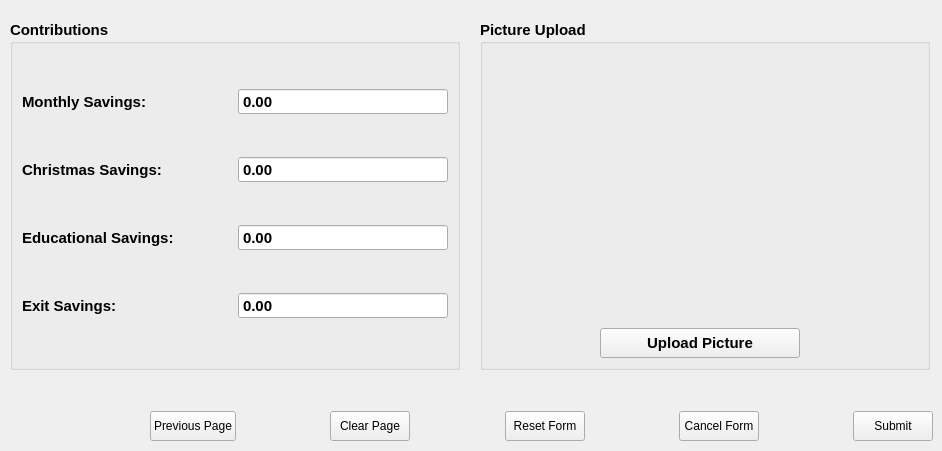
           <widget class="QWidget" name="accountTab_2">
            <attribute name="title">
             <string>Account Info and Submission</string>
            </attribute>
            <widget class="QGroupBox" name="groupBox_18">
             <property name="geometry">
              <rect>
               <x>10</x>
               <y>20</y>
               <width>450</width>
               <height>350</height>
              </rect>
             </property>
             <property name="minimumSize">
              <size>
               <width>450</width>
               <height>350</height>
              </size>
             </property>
             <property name="maximumSize">
              <size>
               <width>450</width>
               <height>350</height>
              </size>
             </property>
             <property name="font">
              <font>
               <pointsize>11</pointsize>
               <weight>75</weight>
               <bold>true</bold>
              </font>
             </property>
             <property name="title">
              <string>Contributions</string>
             </property>
             <layout class="QGridLayout" name="gridLayout_42">
              <item row="0" column="0">
               <widget class="QLabel" name="label_137">
                <property name="font">
                 <font>
                  <pointsize>11</pointsize>
                 </font>
                </property>
                <property name="text">
                 <string>Monthly Savings:</string>
                </property>
               </widget>
              </item>
              <item row="1" column="0">
               <widget class="QLabel" name="label_139">
                <property name="font">
                 <font>
                  <pointsize>11</pointsize>
                 </font>
                </property>
                <property name="text">
                 <string>Christmas Savings:</string>
                </property>
               </widget>
              </item>
              <item row="2" column="0">
               <widget class="QLabel" name="label_141">
                <property name="font">
                 <font>
                  <pointsize>11</pointsize>
                 </font>
                </property>
                <property name="text">
                 <string>Educational Savings:</string>
                </property>
               </widget>
              </item>
              <item row="3" column="0">
               <widget class="QLabel" name="label_143">
                <property name="font">
                 <font>
                  <pointsize>11</pointsize>
                 </font>
                </property>
                <property name="text">
                 <string>Exit Savings:</string>
                </property>
               </widget>
              </item>
              <item row="0" column="2">
               <widget class="QDoubleSpinBox" name="monthlyDoubleSpinBox_2">
                <property name="font">
                 <font>
                  <pointsize>11</pointsize>
                 </font>
                </property>
                <property name="buttonSymbols">
                 <enum>QAbstractSpinBox::NoButtons</enum>
                </property>
                <property name="maximum">
                 <double>9999999999.989999771118164</double>
                </property>
               </widget>
              </item>
              <item row="1" column="2">
               <widget class="QDoubleSpinBox" name="xmasDoubleSpinBox_2">
                <property name="font">
                 <font>
                  <pointsize>11</pointsize>
                 </font>
                </property>
                <property name="buttonSymbols">
                 <enum>QAbstractSpinBox::NoButtons</enum>
                </property>
                <property name="maximum">
                 <double>9999999999.989999771118164</double>
                </property>
               </widget>
              </item>
              <item row="2" column="2">
               <widget class="QDoubleSpinBox" name="eduDoubleSpinBox_2">
                <property name="font">
                 <font>
                  <pointsize>11</pointsize>
                 </font>
                </property>
                <property name="buttonSymbols">
                 <enum>QAbstractSpinBox::NoButtons</enum>
                </property>
                <property name="maximum">
                 <double>9999999999.989999771118164</double>
                </property>
               </widget>
              </item>
              <item row="3" column="2">
               <widget class="QDoubleSpinBox" name="exitDoubleSpinBox_2">
                <property name="font">
                 <font>
                  <pointsize>11</pointsize>
                 </font>
                </property>
                <property name="buttonSymbols">
                 <enum>QAbstractSpinBox::NoButtons</enum>
                </property>
                <property name="maximum">
                 <double>9999999999.989999771118164</double>
                </property>
               </widget>
              </item>
             </layout>
            </widget>
            <widget class="QGroupBox" name="groupBox_19">
             <property name="geometry">
              <rect>
               <x>480</x>
               <y>20</y>
               <width>450</width>
               <height>350</height>
              </rect>
             </property>
             <property name="minimumSize">
              <size>
               <width>450</width>
               <height>350</height>
              </size>
             </property>
             <property name="maximumSize">
              <size>
               <width>450</width>
               <height>350</height>
              </size>
             </property>
             <property name="font">
              <font>
               <pointsize>11</pointsize>
               <weight>75</weight>
               <bold>true</bold>
              </font>
             </property>
             <property name="title">
              <string>Picture Upload</string>
             </property>
             <layout class="QGridLayout" name="gridLayout_43">
              <item row="0" column="0">
               <spacer name="horizontalSpacer_79">
                <property name="orientation">
                 <enum>Qt::Horizontal</enum>
                </property>
                <property name="sizeHint" stdset="0">
                 <size>
                  <width>92</width>
                  <height>20</height>
                 </size>
                </property>
               </spacer>
              </item>
              <item row="0" column="1">
               <layout class="QVBoxLayout" name="verticalLayout_20">
                <property name="spacing">
                 <number>10</number>
                </property>
                <item>
                 <widget class="QLabel" name="picLabel_2">
                  <property name="minimumSize">
                   <size>
                    <width>200</width>
                    <height>200</height>
                   </size>
                  </property>
                  <property name="maximumSize">
                   <size>
                    <width>200</width>
                    <height>200</height>
                   </size>
                  </property>
                  <property name="text">
                   <string/>
                  </property>
                 </widget>
                </item>
                <item>
                 <widget class="QLabel" name="picNameLabel_2">
                  <property name="text">
                   <string/>
                  </property>
                  <property name="wordWrap">
                   <bool>true</bool>
                  </property>
                 </widget>
                </item>
                <item>
                 <widget class="QPushButton" name="uploadPicBtn_2">
                  <property name="minimumSize">
                   <size>
                    <width>0</width>
                    <height>30</height>
                   </size>
                  </property>
                  <property name="maximumSize">
                   <size>
                    <width>16777215</width>
                    <height>30</height>
                   </size>
                  </property>
                  <property name="text">
                   <string>Upload Picture</string>
                  </property>
                  <property name="icon">
                   <iconset resource="../static/resource.qrc">
                    <normaloff>:/icons/icon/white/upload.svg</normaloff>:/icons/icon/white/upload.svg</iconset>
                  </property>
                  <property name="iconSize">
                   <size>
                    <width>20</width>
                    <height>20</height>
                   </size>
                  </property>
                 </widget>
                </item>
               </layout>
              </item>
              <item row="0" column="2">
               <spacer name="horizontalSpacer_80">
                <property name="orientation">
                 <enum>Qt::Horizontal</enum>
                </property>
                <property name="sizeHint" stdset="0">
                 <size>
                  <width>118</width>
                  <height>20</height>
                 </size>
                </property>
               </spacer>
              </item>
             </layout>
            </widget>
            <widget class="QWidget" name="layoutWidget_8">
             <property name="geometry">
              <rect>
               <x>150</x>
               <y>410</y>
               <width>783</width>
               <height>32</height>
              </rect>
             </property>
             <layout class="QHBoxLayout" name="horizontalLayout_16">
              <item>
               <widget class="QPushButton" name="acctPrevPageBtn_2">
                <property name="minimumSize">
                 <size>
                  <width>0</width>
                  <height>30</height>
                 </size>
                </property>
                <property name="maximumSize">
                 <size>
                  <width>16777215</width>
                  <height>30</height>
                 </size>
                </property>
                <property name="text">
                 <string>Previous Page</string>
                </property>
                <property name="icon">
                 <iconset resource="../static/resource.qrc">
                  <normaloff>:/icons/icon/white/arrow-left.svg</normaloff>:/icons/icon/white/arrow-left.svg</iconset>
                </property>
                <property name="iconSize">
                 <size>
                  <width>20</width>
                  <height>20</height>
                 </size>
                </property>
               </widget>
              </item>
              <item>
               <spacer name="horizontalSpacer_81">
                <property name="orientation">
                 <enum>Qt::Horizontal</enum>
                </property>
                <property name="sizeHint" stdset="0">
                 <size>
                  <width>40</width>
                  <height>20</height>
                 </size>
                </property>
               </spacer>
              </item>
              <item>
               <widget class="QPushButton" name="accountClearBtn_2">
                <property name="minimumSize">
                 <size>
                  <width>0</width>
                  <height>30</height>
                 </size>
                </property>
                <property name="maximumSize">
                 <size>
                  <width>16777215</width>
                  <height>30</height>
                 </size>
                </property>
                <property name="text">
                 <string>Clear Page</string>
                </property>
                <property name="icon">
                 <iconset resource="../static/resource.qrc">
                  <normaloff>:/icons/icon/white/x.svg</normaloff>:/icons/icon/white/x.svg</iconset>
                </property>
                <property name="iconSize">
                 <size>
                  <width>20</width>
                  <height>20</height>
                 </size>
                </property>
               </widget>
              </item>
              <item>
               <spacer name="horizontalSpacer_82">
                <property name="orientation">
                 <enum>Qt::Horizontal</enum>
                </property>
                <property name="sizeHint" stdset="0">
                 <size>
                  <width>48</width>
                  <height>17</height>
                 </size>
                </property>
               </spacer>
              </item>
              <item>
               <widget class="QPushButton" name="resetFormBtn_2">
                <property name="minimumSize">
                 <size>
                  <width>0</width>
                  <height>30</height>
                 </size>
                </property>
                <property name="maximumSize">
                 <size>
                  <width>16777215</width>
                  <height>30</height>
                 </size>
                </property>
                <property name="text">
                 <string>Reset Form</string>
                </property>
                <property name="icon">
                 <iconset resource="../static/resource.qrc">
                  <normaloff>:/icons/icon/white/rotate-ccw.svg</normaloff>:/icons/icon/white/rotate-ccw.svg</iconset>
                </property>
                <property name="iconSize">
                 <size>
                  <width>20</width>
                  <height>20</height>
                 </size>
                </property>
               </widget>
              </item>
              <item>
               <spacer name="horizontalSpacer_83">
                <property name="orientation">
                 <enum>Qt::Horizontal</enum>
                </property>
                <property name="sizeHint" stdset="0">
                 <size>
                  <width>38</width>
                  <height>17</height>
                 </size>
                </property>
               </spacer>
              </item>
              <item>
               <widget class="QPushButton" name="cancelFormBtn_2">
                <property name="minimumSize">
                 <size>
                  <width>0</width>
                  <height>30</height>
                 </size>
                </property>
                <property name="maximumSize">
                 <size>
                  <width>16777215</width>
                  <height>30</height>
                 </size>
                </property>
                <property name="text">
                 <string>Cancel Form</string>
                </property>
                <property name="icon">
                 <iconset resource="../static/resource.qrc">
                  <normaloff>:/icons/icon/white/x-circle.svg</normaloff>:/icons/icon/white/x-circle.svg</iconset>
                </property>
                <property name="iconSize">
                 <size>
                  <width>20</width>
                  <height>20</height>
                 </size>
                </property>
               </widget>
              </item>
              <item>
               <spacer name="horizontalSpacer_84">
                <property name="orientation">
                 <enum>Qt::Horizontal</enum>
                </property>
                <property name="sizeHint" stdset="0">
                 <size>
                  <width>48</width>
                  <height>20</height>
                 </size>
                </property>
               </spacer>
              </item>
              <item>
               <widget class="QPushButton" name="submitFormBtn_2">
                <property name="minimumSize">
                 <size>
                  <width>0</width>
                  <height>30</height>
                 </size>
                </property>
                <property name="maximumSize">
                 <size>
                  <width>16777215</width>
                  <height>30</height>
                 </size>
                </property>
                <property name="text">
                 <string>Submit</string>
                </property>
                <property name="icon">
                 <iconset resource="../static/resource.qrc">
                  <normaloff>:/icons/icon/white/send.svg</normaloff>:/icons/icon/white/send.svg</iconset>
                </property>
                <property name="iconSize">
                 <size>
                  <width>20</width>
                  <height>20</height>
                 </size>
                </property>
               </widget>
              </item>
             </layout>
            </widget>
           </widget>
